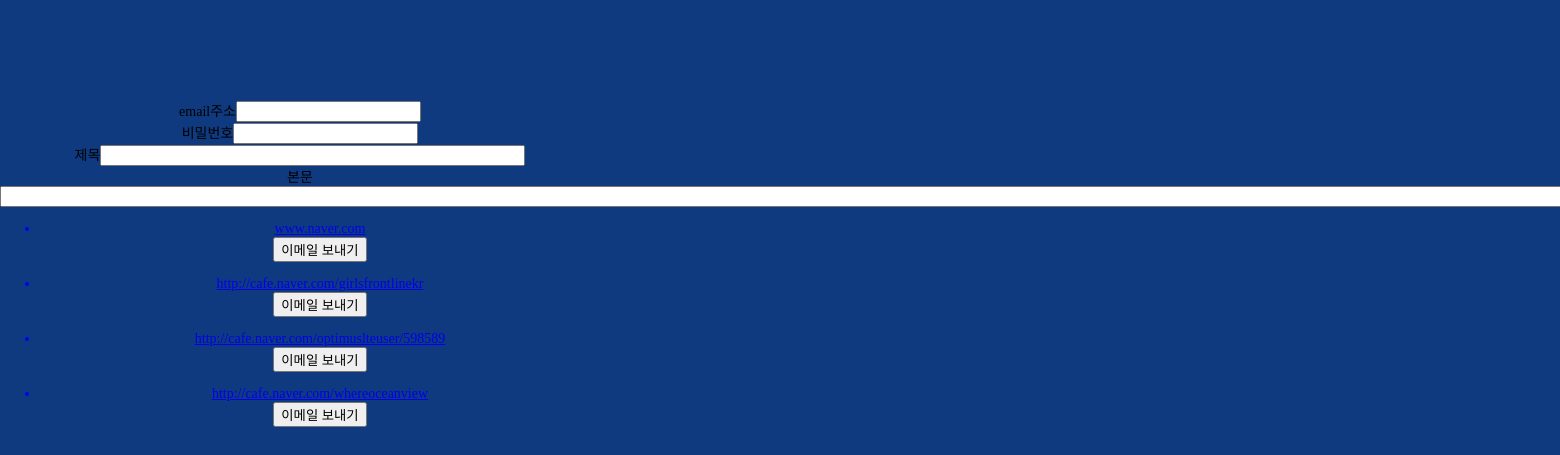
Page /list on the committed database.
### account/models.py (models this page shows)
class Cafe(models.Model):
    url = models.CharField(
        max_length=80,
        blank=True,
        null=True,
        unique=True,
    )
    def __str__(self):
        return self.url

### account/views.py (the view)
# urls.py: path('list', cafe_list_view, name='cafe-list'),
def cafe_list_view(request):
    cafes = Cafe.objects.all()
    context = {
        'cafes': cafes
    }
    return render(request, 'cafe_list.html', context)

### templates/cafe_list.html (shortened to what this page needs)
{% extends 'base.html' %}
{% block content %}
<form action="{% url 'email-send' %}" method="POST">
    <div><label for="email_address">email주소</label><input type="text" name="email_address"></div>
    <div><label for="password">비밀번호</label><input type="text" name="password"></div>
    <div><label for="subject">제목</label><input type="text" name="subject" size="50"></div>
    <div><label for="message">본문</label><input type="text" name="message" size="200"></div>
    {% for cafe in cafes %}
    <ul>
        <a href="{% url 'account-list' pk=cafe.pk %}">
            <li>{{ cafe }}</li>
            <button type="submit" name="submit" value="{{ cafe.pk }}">이메일 보내기</button>
        </a>
    </ul>
    {% endfor %}
</form>
{% endblock %}

### templates/base.html (shortened to what this page needs)
{% load static %}
<!DOCTYPE html>
<html lang="en">
<head>
    <link rel="stylesheet" href="{% static 'css/base.css' %}">
</head>
<body>
    <div id="wrap">
      <div class='container'>
        {% block content %}
        {% endblock %}
      </div>
    </div>
</body>
</html>

### static/css/base.css (style rules this page uses)
html, body { margin: 0; padding: 0; font-size: 14px; background-color: #0f3a7f; height: 100%; }
#wrap { text-align: center; margin-top: 100px; }
.container { width: 600px; }

### rows in the picture
Cafe: url "www.naver.com", {{ cafe.pk }} 1 (drawn)
Cafe: url "http://cafe.naver.com/girlsfrontlinekr", {{ cafe.pk }} 2 (drawn)
Cafe: url "http://cafe.naver.com/optimuslteuser/598589", {{ cafe.pk }} 3 (drawn)
Cafe: url "http://cafe.naver.com/whereoceanview", {{ cafe.pk }} 4 (drawn)
